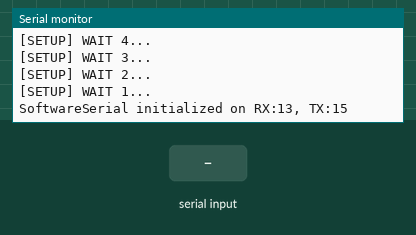
Recording of a sketch running on a simulated ESP32. On the bench: the last lines printed to the serial monitor. Inputs (shaded band) come from the test bench.

Above: at 5.2 s.
5.3 s: "90:45\n" received over the second serial link
At 6.0 s:
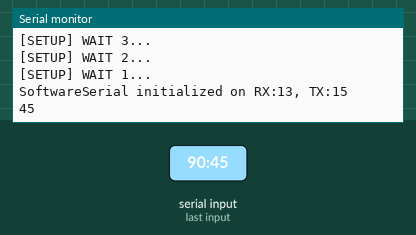
6.8 s: "30:150\n" received over the second serial link
At 7.3 s:
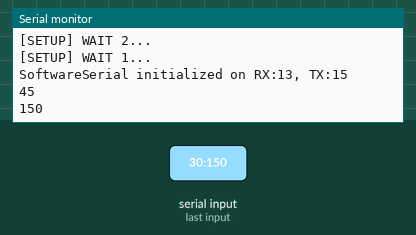
Timing chart, 0 to 9.8 s (numbered marks = the images above; inputs shaded):
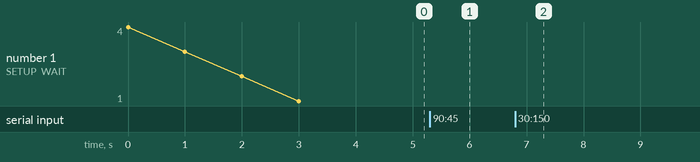

The sketch:

ld2402-step.ino
```cpp
#include <Arduino.h>
#include <SoftwareSerial.h>
#include <gmFn.h>
#include <gmStep.h>

// Define RX and TX pins for SoftwareSerial
const int rx_pin = 13;
const int tx_pin = 15;

gmStep st(20);
// Create instances
SoftwareSerial mySerial(rx_pin, tx_pin);


void setup()
{
	Serial_init();

	mySerial.begin(115200);
	Serial.printf("SoftwareSerial initialized on RX:%d, TX:%d\n", rx_pin, tx_pin);
}// setup


void loop()
{
	if ( mySerial.available() ){
		// Read raw data from radar
		String data = mySerial.readStringUntil('\n');
		int pos = data.indexOf(":");
		if ( pos > 0 ){
			String data1 = data.substring(pos+1);
			int d = data1.toInt();
			st = d;
			if ( st.changed() ){
				Serial.println(st.val); // Print to Serial Monitor
			}
		}
	}
	delay(50);
}// loop
```

Measured:
- after the input at 5.3 s, the serial monitor: prints a new line at once (image 1)
- after the input at 6.8 s, the serial monitor: prints a new line at once (image 2)
